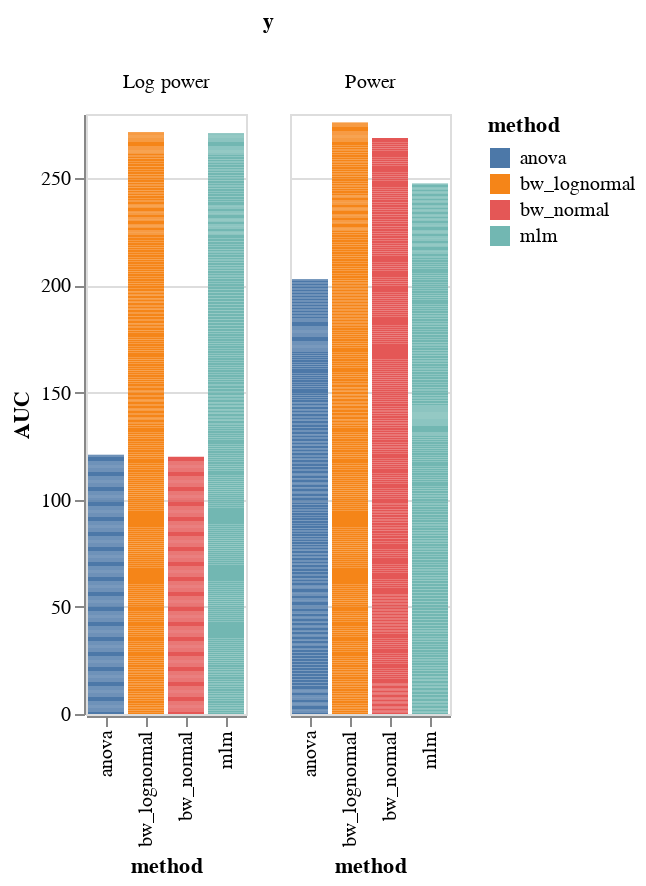
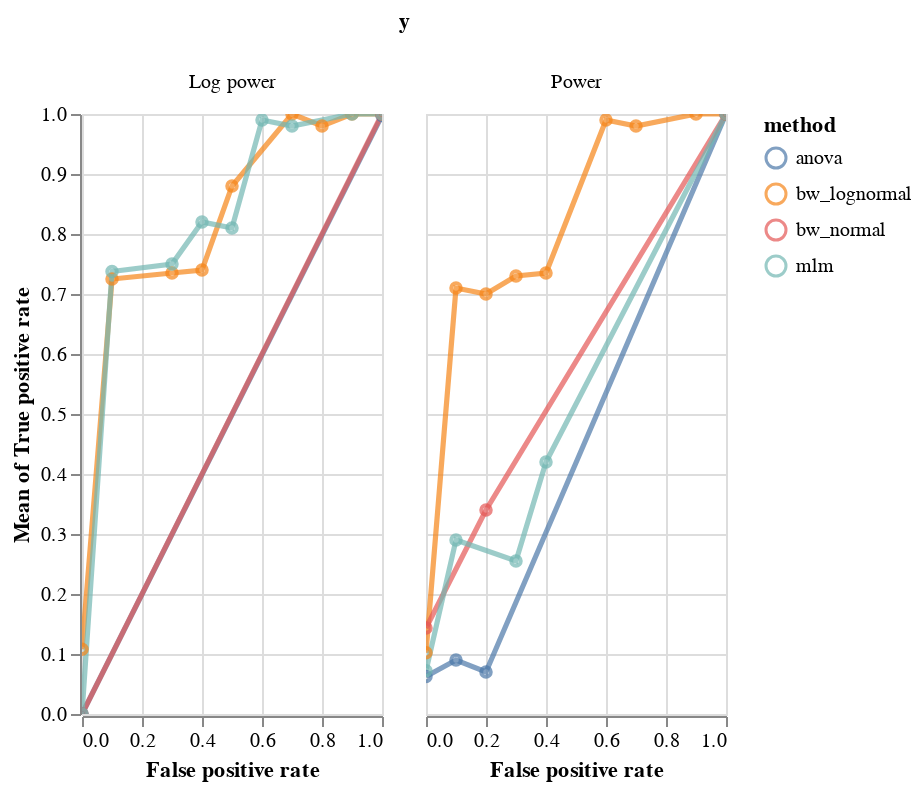

The notebook cell saved with these charts, in order:
### Code cell
bars, roc = model_comparison.plot_roc(df)
bars.facet(column='y').properties().display()
roc.facet(column='y').properties()

### Figure 1 — Vega-Lite specification as saved in the notebook (floating-point values rounded to 4 significant figures; data arrays with more than 128 entries replaced by an {"elided": "..."} marker saying what was removed)
{"config": {"view": {"continuousWidth": 400, "continuousHeight": 300}}, "data": {"name": "data-783f0110f588cc3086b1efd395b4f883"}, "facet": {"column": {"type": "nominal", "field": "y"}}, "spec": {"mark": "bar", "encoding": {"color": {"type": "nominal", "field": "method"}, "x": {"type": "nominal", "field": "method"}, "y": {"type": "quantitative", "field": "AUC"}}, "selection": {"selector004": {"type": "interval", "bind": "scales", "encodings": ["x", "y"]}}}, "$schema": "https://vega.github.io/schema/vega-lite/v4.8.1.json", "datasets": {"data-783f0110f588cc3086b1efd395b4f883": {"elided": "2506 records"}}}

### Figure 2 — Vega-Lite specification as saved in the notebook (floating-point values rounded to 4 significant figures; data arrays with more than 128 entries replaced by an {"elided": "..."} marker saying what was removed)
{"config": {"view": {"continuousWidth": 400, "continuousHeight": 300}}, "data": {"name": "data-783f0110f588cc3086b1efd395b4f883"}, "facet": {"column": {"type": "nominal", "field": "y"}}, "spec": {"layer": [{"mark": {"type": "line", "opacity": 0.7, "size": 2.6}, "encoding": {"color": {"type": "nominal", "field": "method"}, "x": {"type": "quantitative", "field": "False positive rate"}, "y": {"type": "quantitative", "aggregate": "mean", "field": "True positive rate"}}, "selection": {"selector003": {"type": "interval", "bind": "scales", "encodings": ["x", "y"]}}}, {"mark": {"type": "point", "opacity": 0.7, "size": 22.6}, "encoding": {"color": {"type": "nominal", "field": "method"}, "x": {"type": "quantitative", "field": "False positive rate"}, "y": {"type": "quantitative", "aggregate": "mean", "field": "True positive rate"}}}], "width": 150}, "$schema": "https://vega.github.io/schema/vega-lite/v4.8.1.json", "datasets": {"data-783f0110f588cc3086b1efd395b4f883": {"elided": "2506 records"}}}
